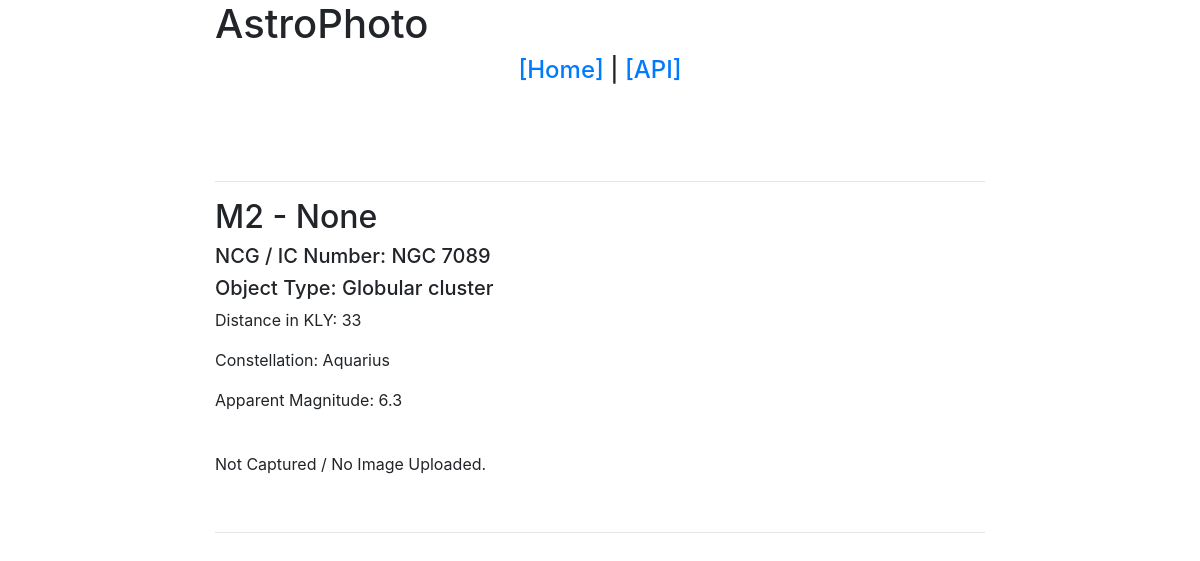
Screenshot of /messier_objects/2 with the database file from the repository.
### messier_objects/models.py (models this page shows, shortened)
class MessierObject(models.Model):
    messier_number = models.IntegerField(unique=True)
    name = models.CharField(max_length=255, blank=True, null=True)
    ncg_or_ic_number = models.CharField(max_length=25)
    object_type = models.CharField(max_length=255)
    distance_kly = models.CharField(max_length=25)
    constellation = models.CharField(max_length=50)
    apparent_magnitude = models.FloatField(null=True)
    photo = models.ImageField(
        upload_to='messier_objects', blank=True, null=True)
    captured = models.BooleanField(default=False)
    capture_date = models.DateField(blank=True, null=True)
    class Meta:
        ordering = ('messier_number',)

### frontend/views.py (the view)
def mes_obj_detail(request, mes_num):
    mes_obj = get_object_or_404(MessierObject, messier_number=mes_num)
    context = {
        "mes_obj": mes_obj
    }
    return render(request, 'api_frontends/messier_object_detail.html', context)

### templates/api_frontends/messier_object_detail.html
{% extends 'base.html' %}
{% block content %}
<br>
<hr>
<h2>M{{ mes_obj.messier_number }} -
    {% if mes_obj.name == '–' %}
        No Name</h2>
    {% else %}
        {{ mes_obj.name }}</h3>
    {% endif %}
<h5>NCG / IC Number: {{ mes_obj.ncg_or_ic_number }}</h5>
<h5>Object Type: {{ mes_obj.object_type }}</h5>
<p>Distance in KLY: {{ mes_obj.distance_kly }}</p>
<p>Constellation: {{ mes_obj.constellation }}</p>
<p>Apparent Magnitude: {{ mes_obj.apparent_magnitude }}</p>
<br>
{% if mes_obj.captured %}
{% if mes_obj.capture_date %}
<p>Captured: {{ mes_obj.capture_date }}</p>
{% else %}
<p>No capture date set.</p>
{% endif %}
    <img src="{{ mes_obj.photo.url }}">
{% else %}
    <p>Not Captured / No Image Uploaded.</p>
{% endif %}
<br>
<hr>
{% endblock %}

### rows the page displays
MessierObject: messier_number "2", name "None", ncg_or_ic_number "NGC 7089", object_type "Globular cluster", distance_kly "33", constellation "Aquarius", apparent_magnitude "6.3"
